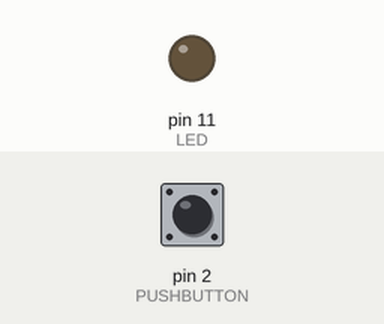
Simulated run of this sketch. Board: Arduino Uno, built with avr-gcc and run on an emulated ATmega328P. On the bench: output pins drawn as LEDs (lit = HIGH). The inputs (shaded band) are chosen by the test bench; at power-on: pin 2 (PUSHBUTTON) HIGH.

Above: at 1.2 s.
1.3 s: pin 2 (PUSHBUTTON) pulled LOW for 0.15 s
At 2.3 s:
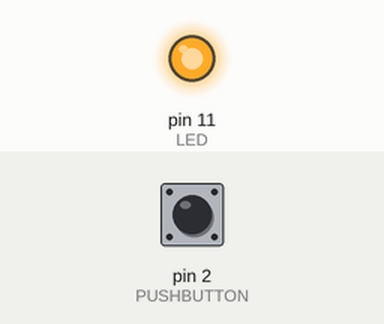
2.9 s: pin 2 (PUSHBUTTON) pulled LOW for 1 s
At 4.8 s:
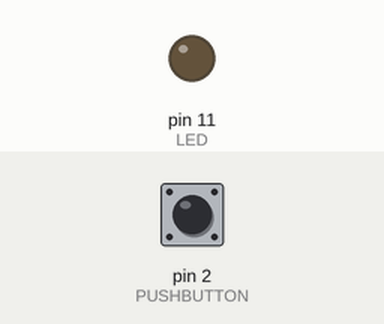
5.4 s: pin 2 (PUSHBUTTON) pulled LOW for 3.2 s
At 9.6 s:
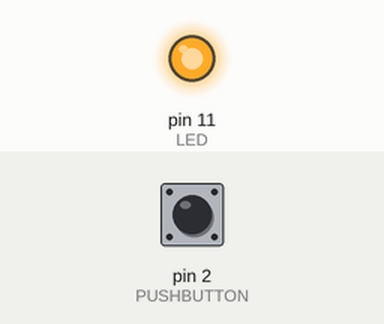
Timing chart, 0 to 11.1 s (numbered marks = the images above; inputs shaded):
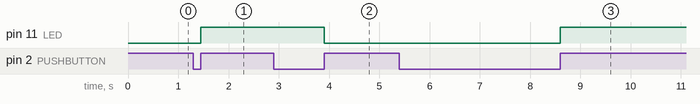

The sketch:

Lab2Pass.ino
```cpp
const int PUSHBUTTON = 2;
const int LED = 11;

bool ledOn = false;

void setup() {
  pinMode(PUSHBUTTON, INPUT_PULLUP);
  pinMode(LED, OUTPUT);
  Serial.begin(9600);
}

void loop() {
  int buttonState = digitalRead(PUSHBUTTON); // Read the state of the button
  if (buttonState == LOW) {
    while (digitalRead(PUSHBUTTON) == LOW) {
      delay(50); // Small delay to avoid bouncing
    }
    ledOn = !ledOn;
    digitalWrite(LED, ledOn);
    while (digitalRead(PUSHBUTTON) == LOW) {
      delay(50);
    }
  }
}
```

Measured:
- after the input at 1.3 s, pin 11 (LED): LOW → HIGH after 0.15 s
- after the input at 2.9 s, pin 11 (LED): HIGH → LOW after 1.0 s
- after the input at 5.4 s, pin 11 (LED): LOW → HIGH after 3.2 s
